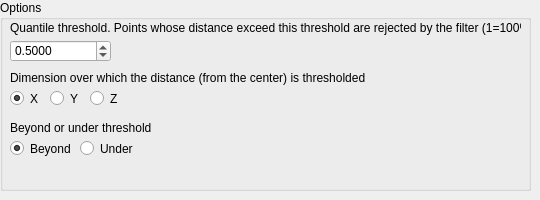
         <widget class="QWidget" name="MaximumQuantileFilter">
          <widget class="QGroupBox" name="groupBox_4">
           <property name="geometry">
            <rect>
             <x>0</x>
             <y>0</y>
             <width>531</width>
             <height>191</height>
            </rect>
           </property>
           <property name="title">
            <string>Options</string>
           </property>
           <widget class="QLabel" name="ratioQuantileTitle">
            <property name="geometry">
             <rect>
              <x>10</x>
              <y>20</y>
              <width>511</width>
              <height>16</height>
             </rect>
            </property>
            <property name="text">
             <string>Quantile threshold. Points whose distance exceed this threshold are rejected by the filter (1=100%)</string>
            </property>
           </widget>
           <widget class="QDoubleSpinBox" name="ratioQuantile">
            <property name="geometry">
             <rect>
              <x>10</x>
              <y>40</y>
              <width>101</width>
              <height>22</height>
             </rect>
            </property>
            <property name="suffix">
             <string>0</string>
            </property>
            <property name="decimals">
             <number>3</number>
            </property>
            <property name="minimum">
             <double>0.001000000000000</double>
            </property>
            <property name="maximum">
             <double>0.999000000000000</double>
            </property>
            <property name="singleStep">
             <double>0.010000000000000</double>
            </property>
            <property name="value">
             <double>0.500000000000000</double>
            </property>
           </widget>
           <widget class="QLabel" name="dimQuantileTitle">
            <property name="geometry">
             <rect>
              <x>10</x>
              <y>70</y>
              <width>371</width>
              <height>16</height>
             </rect>
            </property>
            <property name="text">
             <string>Dimension over which the distance (from the center) is thresholded</string>
            </property>
           </widget>
           <widget class="QRadioButton" name="dimY_Quantile">
            <property name="geometry">
             <rect>
              <x>50</x>
              <y>90</y>
              <width>31</width>
              <height>17</height>
             </rect>
            </property>
            <property name="text">
             <string>Y</string>
            </property>
            <attribute name="buttonGroup">
             <string notr="true">buttonGroup_3</string>
            </attribute>
           </widget>
           <widget class="QRadioButton" name="dimX_Quantile">
            <property name="geometry">
             <rect>
              <x>10</x>
              <y>90</y>
              <width>41</width>
              <height>17</height>
             </rect>
            </property>
            <property name="text">
             <string>X</string>
            </property>
            <property name="checked">
             <bool>true</bool>
            </property>
            <attribute name="buttonGroup">
             <string notr="true">buttonGroup_3</string>
            </attribute>
           </widget>
           <widget class="QRadioButton" name="dimZ_Quantile">
            <property name="geometry">
             <rect>
              <x>90</x>
              <y>90</y>
              <width>31</width>
              <height>17</height>
             </rect>
            </property>
            <property name="text">
             <string>Z</string>
            </property>
            <attribute name="buttonGroup">
             <string notr="true">buttonGroup_3</string>
            </attribute>
           </widget>
           <widget class="QRadioButton" name="underQuantile">
            <property name="geometry">
             <rect>
              <x>80</x>
              <y>140</y>
              <width>61</width>
              <height>17</height>
             </rect>
            </property>
            <property name="text">
             <string>Under</string>
            </property>
            <attribute name="buttonGroup">
             <string notr="true">buttonGroup_7</string>
            </attribute>
           </widget>
           <widget class="QRadioButton" name="beyondQuantile">
            <property name="geometry">
             <rect>
              <x>10</x>
              <y>140</y>
              <width>71</width>
              <height>17</height>
             </rect>
            </property>
            <property name="text">
             <string>Beyond</string>
            </property>
            <property name="checked">
             <bool>true</bool>
            </property>
            <attribute name="buttonGroup">
             <string notr="true">buttonGroup_7</string>
            </attribute>
           </widget>
           <widget class="QLabel" name="dimQuantileTitle_2">
            <property name="geometry">
             <rect>
              <x>10</x>
              <y>120</y>
              <width>371</width>
              <height>16</height>
             </rect>
            </property>
            <property name="text">
             <string>Beyond or under threshold</string>
            </property>
           </widget>
          </widget>
         </widget>
